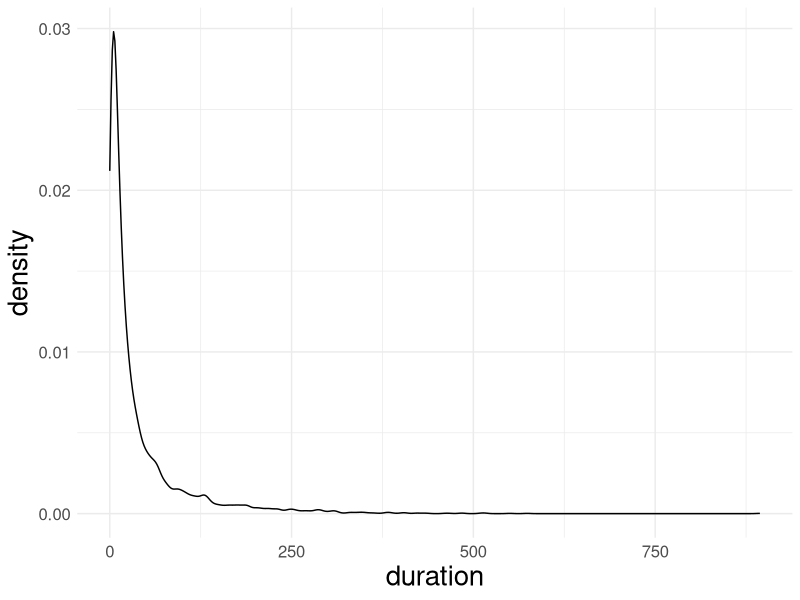

Reproduce this figure in R. (Note: this script raises an error after producing the figure.)
## ---- chunk 1
library(tidyverse)
# read data
duration = read.csv("duration.csv")
## ---- chunk 2
ggplot(data=duration, aes(x=duration)) +
  geom_density() +
  theme_minimal() +
  theme(axis.title=element_text(size=20),
        axis.text=element_text(size=12))
## ---- chunk 3
# histogram of duration by gender
ggplot(data=duration, aes(x=duration)) +
  geom_histogram(fill='blue') +
  facet_wrap(~Gender, scales='free_y', strip.position='bottom') +
  theme_classic() +
  theme(strip.text = element_text(size=7)) +
  labs(title='Gender') +
  theme(plot.title = element_text(hjust = 0.5, size=24), 
        axis.title=element_text(size=20),
        axis.text=element_text(size=12))

# histogram of duration by race
ggplot(data=duration, aes(x=duration)) +
  geom_histogram(fill='blue') +
  facet_wrap(~Race, scales='free_y', strip.position='bottom') +
  theme_classic() +
  labs(title='Race') +
  theme(plot.title = element_text(hjust = 0.5, size=24),
        axis.title=element_text(size=20),
        axis.text=element_text(size=12)) +
  theme(strip.text = element_text(size=7))
## ---- chunk 4
# histogram of duration by ethnicity
ggplot(data=duration, aes(x=duration)) +
  geom_histogram(fill='blue') +
  facet_wrap(~Ethnicity, scales='free_y', strip.position='bottom') +
  theme_classic() +
  theme(strip.text = element_text(size=16)) +
  labs(title='Ethnicity') +
  theme(plot.title = element_text(hjust = 0.5, size=24),
        axis.title=element_text(size=20),
        axis.text=element_text(size=12))

# histogram of duration by veteran status
ggplot(data=duration, aes(x=duration)) +
  geom_histogram(fill='blue') +
  facet_wrap(~VeteranStatus, scales='free_y', strip.position='bottom') +
  theme_classic() +
  theme(strip.text = element_text(size=16)) +
  labs(title='Veteran Status') +
  theme(plot.title = element_text(hjust = 0.5, size=24),
        axis.title=element_text(size=20),
        axis.text=element_text(size=12))
